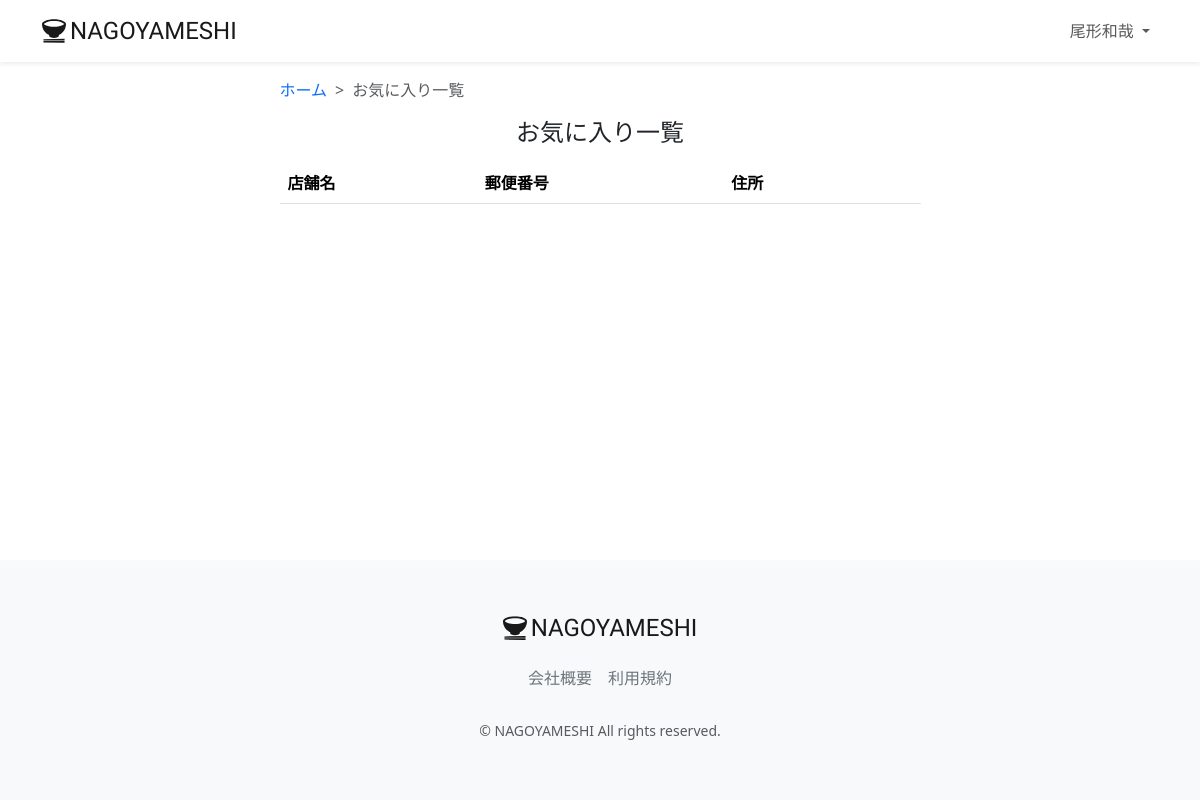
The app's page /favorite-list/ (signed in), older data.
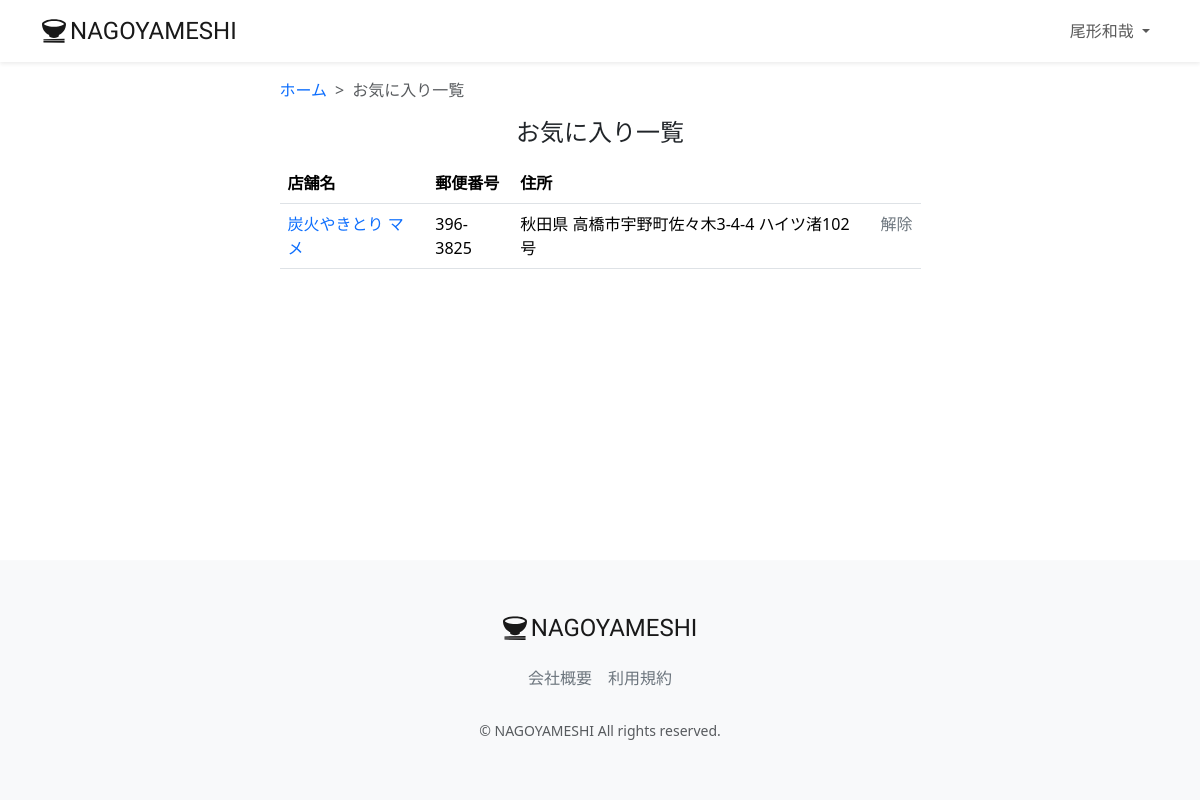
The same page, newer data.
### accounts/models.py (models this page shows, shortened)
class CustomUser(AbstractUser):
    user_name = models.CharField(max_length=128, null=True, blank=True, verbose_name='ユーザー名前')
    hurigana = models.CharField(max_length=128, null=True, blank=True, verbose_name='フリガナ')
    zip_code = models.CharField(max_length=16, null=True, blank=True, verbose_name='郵便番号')
    address = models.CharField(max_length=255, null=True, blank=True, verbose_name='住所')
    phone_number = models.CharField(max_length=20, null=True, blank=True, verbose_name='電話番号')
    birthday = models.CharField(max_length=20, null=True, blank=True, verbose_name='誕生日')
    job = models.CharField(max_length=255, null=True, blank=True, verbose_name='職業')
    is_subscribed = models.BooleanField(default=False, verbose_name='有料会員')
    card_name = models.CharField(max_length=128, null=True, blank=True, verbose_name='カード名義')
    card_number = models.CharField(max_length=128, null=True, blank=True, verbose_name='カード番号')
    class Meta:
        verbose_name_plural = 'CustomUser'

### restaurant/models.py (models this page shows, shortened)
class Favorite(models.Model):
    user = models.ForeignKey(CustomUser, verbose_name='ユーザー', on_delete=models.PROTECT, null=True, blank=True)
    restaurant = models.ForeignKey(Restaurant, verbose_name='レストラン', on_delete=models.PROTECT)
    created_at = models.DateTimeField(verbose_name='お気に入り登録日時', auto_now_add=True)
    updated_at = models.DateTimeField(verbose_name='お気に入り更新日時', auto_now=True)
    class Meta:
        verbose_name_plural = 'Favorite'

class Restaurant(models.Model):
    name = models.CharField(verbose_name='店舗名', max_length=64)
    description = models.CharField(verbose_name='説明', max_length=128)
    price = models.CharField(verbose_name='価格帯', max_length=32)
    zip_code = models.CharField(verbose_name='郵便番号', max_length=32)
    address = models.CharField(verbose_name='住所', max_length=128)
    business_time = models.CharField(verbose_name='営業時間', max_length=64)
    close_day_of_week = models.CharField(verbose_name='定休日', max_length=32)
    seats_number = models.CharField(verbose_name='座席数', max_length=32)
    category = models.ForeignKey(Category, verbose_name='カテゴリー', on_delete=models.PROTECT)
    rate = models.FloatField(verbose_name='レート', default=0.0)
    review_num = models.IntegerField(verbose_name='レビュー数', default=0)
    reservation_num = models.IntegerField(verbose_name='予約数', default=0)
    photo = models.ImageField(verbose_name='写真', blank=True, null=True)
    created_at = models.DateTimeField(verbose_name='作成日時', auto_now_add=True)
    updated_at = models.DateTimeField(verbose_name='更新日時', auto_now=True)
    class Meta:
        verbose_name_plural = 'Restaurant'

### restaurant/views.py (the view)
# urls.py: path("favorite-list/", views.FavoriteListView.as_view(), name="favorite_list"),
class FavoriteListView(generic.ListView):
    model = models.Favorite
    template_name = 'favorite/favorite_list.html'
    def get_queryset(self):
        user_id = self.request.user.id
        queryset = models.Favorite.objects.filter(user_id=user_id).order_by('-created_at')
        return queryset

### restaurant/templates/favorite/favorite_list.html (shortened to what this page needs)
{% extends 'base.html' %}
{% load static %}
{% block content %}
<main>
  <div class="container nagoyameshi-container pb-5">
    <div class="row justify-content-center">
      <div class="col-xxl-6 col-xl-7 col-lg-8 col-md-10">
        <nav class="my-3" style="--bs-breadcrumb-divider: '>';" aria-label="breadcrumb">
          <ol class="breadcrumb mb-0">
            <li class="breadcrumb-item">
              <a href="{% url 'top_page' %}">ホーム</a>
            </li>
            <li class="breadcrumb-item active" aria-current="page">お気に入り一覧</li>
          </ol>
        </nav>
            <h1 class="mb-3 text-center">お気に入り一覧</h1>
            <table class="table">
              <thead>
                <tr>
                  <th scope="col">店舗名</th>
                  <th scope="col">郵便番号</th>
                  <th scope="col">住所</th>
                  <th scope="col"></th>
                </tr>
              </thead>
              <tbody>
              {% for favorite in object_list %}
                <tr>
                  <td>
                    <a href="{% url 'restaurant_detail' favorite.restaurant.id %}">
                      {{ favorite.restaurant.name }}
                    </a>
                  </td>
                  <td>{{ favorite.restaurant.zip_code }}</td>
                  <td>{{ favorite.restaurant.address }}</td>
                  <td>
                    <a href="#" class="link-secondary" data-bs-toggle="modal"
                    data-bs-target="#removeFavoriteModal" data-favorite-id="{{ favorite.id }}"
                    data-restaurant-name=" {{ favorite.restaurant.name }}">解除</a>
                  </td>
                </tr>
              {% endfor %}
              </tbody>
            </table>
      </div>
    </div>
  </div>
</main>
{% endblock content %}

### templates/base.html (shortened to what this page needs)
{% load static %}
<!DOCTYPE html>
<html lang="ja">
<head>
  <link href="https://cdn.jsdelivr.net/npm/bootstrap@5.3.3/dist/css/bootstrap.min.css" rel="stylesheet"
>
  <link href="{% static 'css/nagoyameshi.css' %}" rel="stylesheet">
</head>
<body>
<div id="app" class="wrapper">
  <nav class="navbar navbar-expand-md navbar-light bg-white shadow-sm">
    <div class="container nagoyameshi-container">
      <a class="navbar-brand app-name" href="{% url 'top_page' %}">
        <div class="d-flex align-items-center">
          <img class="nagoyameshi-logo me-1" src="{% static 'images/logo/logo.svg' %}" alt="nagoyameshi">
          NAGOYAMESHI
        </div>
      </a>
      <div class="collapse navbar-collapse" id="navbarSupportedContent">
          <ul class="navbar-nav ms-auto">
            {% if user.is_subscribed %}
            <li class="nav-item dropdown">
              <a id="navbarDropdown" class="nav-link dropdown-toggle" href="#" role="button"
                data-bs-toggle="dropdown" aria-haspopup="true" aria-expanded="false" v-pre>
                {{ user.user_name }}
              </a>
            </li>
            {% endif %}
          </ul>
        </div>
      </div>
    </nav>
    {% block content %}{% endblock %}
    <footer class="bg-light">
      <div class="d-flex justify-content-center footer-logo">
        <a class="navbar-brand app-name" href="{% url 'top_page' %}">
          <div class="d-flex align-items-center">
            <img class="nagoyameshi-logo me-1" src="{% static 'images/logo/logo.svg' %}" alt="nagoyameshi">
              NAGOYAMESHI
          </div>
        </a>
      </div>
      <div class="d-flex justify-content-center footer-link">
        <a href="{% url 'company_page' %}" class="link-secondary me-3">会社概要</a>
        <a href="{% url 'terms_page' %}" class="link-secondary">利用規約</a>
      </div>
      <p class="text-center text-muted small mb-0">&copy; NAGOYAMESHI All rights reserved.</p>
    </footer>
</div>
</body>
</html>

### static/css/nagoyameshi.css (style rules this page uses)
.wrapper { min-height: 100vh; box-sizing: border-box; }
.nagoyameshi-logo { height: 24px; }
.app-name { font-family: 'Carter One', cursive; font-size: 24px; color: #191919; }
footer { width: 100%; height: 240px; padding: 50px 15px; position: sticky; top: 100vh; width: 100%; }
.footer-logo { margin-bottom: 20px; }
.footer-link { margin-bottom: 30px; }
h1 { font-size: 1.5rem; }
a { text-decoration: none !important; }

Row changes from the older to the newer data that the page shows:
added Favorite: restaurant.name "炭火やきとり マメ", restaurant.zip_code "396-3825", restaurant.address "秋田県 高橋市宇野町佐々木3-4-4 ハイツ渚102号"
